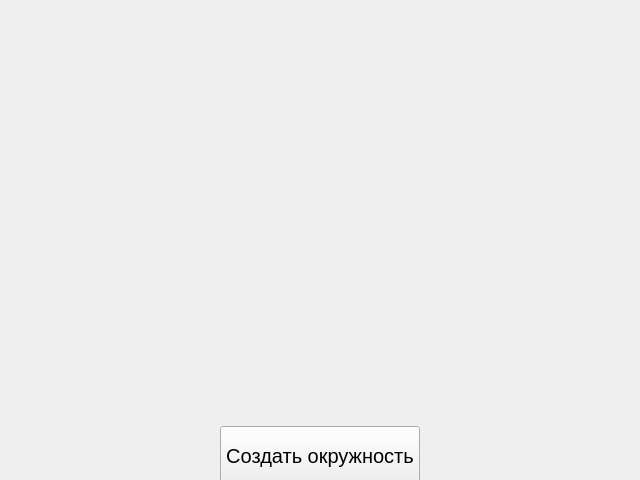
<?xml version="1.0" encoding="UTF-8"?>
<ui version="4.0">
 <class>Form</class>
 <widget class="QWidget" name="Form">
  <property name="geometry">
   <rect>
    <x>0</x>
    <y>0</y>
    <width>640</width>
    <height>480</height>
   </rect>
  </property>
  <property name="windowTitle">
   <string>Form</string>
  </property>
  <widget class="QPushButton" name="button">
   <property name="geometry">
    <rect>
     <x>220</x>
     <y>426</y>
     <width>200</width>
     <height>60</height>
    </rect>
   </property>
   <property name="font">
    <font>
     <pointsize>15</pointsize>
    </font>
   </property>
   <property name="text">
    <string>Создать окружность</string>
   </property>
  </widget>
 </widget>
 <resources/>
 <connections/>
</ui>
